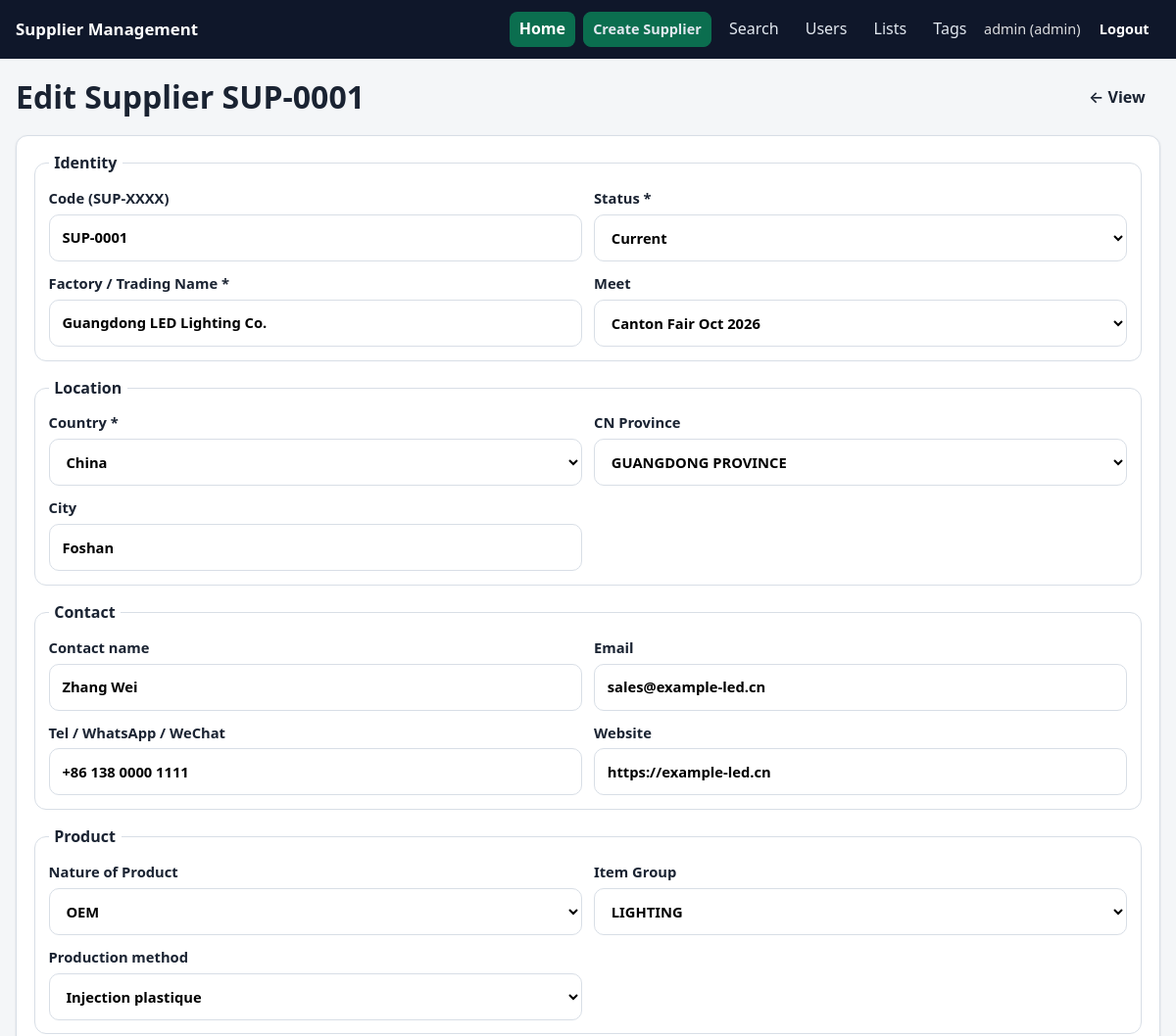
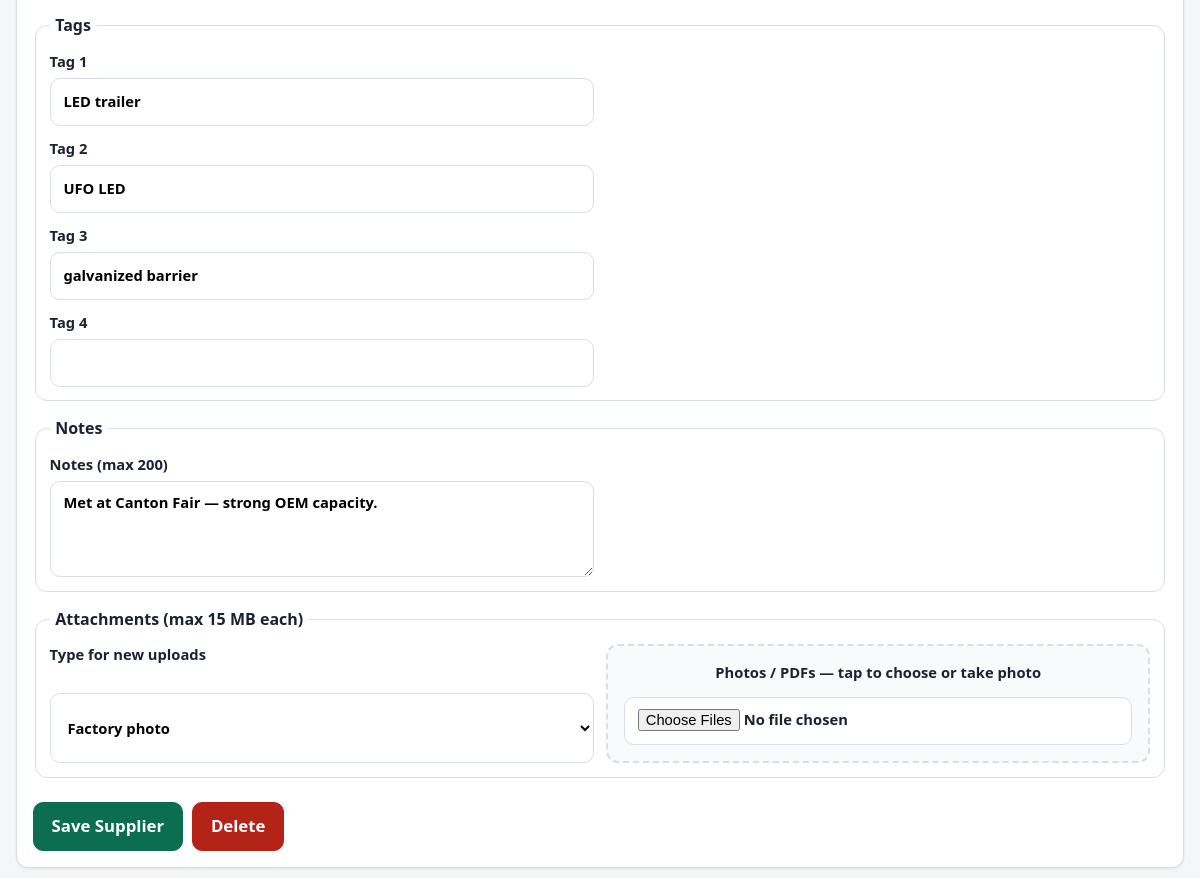
The page /suppliers/1/edit (signed in) on the database its author committed (2 pictures, top to bottom).
### tables this page shows
CREATE TABLE suppliers (
    id_supplier INTEGER PRIMARY KEY AUTOINCREMENT,
    short_code TEXT UNIQUE,
    status TEXT NOT NULL DEFAULT 'Current'
        CHECK(status IN ('Current', 'Prospect', 'Inactive')),
    meet TEXT,
    country TEXT NOT NULL,
    cn_province TEXT,
    city TEXT,
    factory_trading_name TEXT NOT NULL,
    website TEXT,
    contact_name TEXT,
    email TEXT,
    tel_whatsapp_wechat TEXT,
    nature_of_product TEXT,
    item_group_name TEXT,
    production_method TEXT,
    tag_1 TEXT,
    tag_2 TEXT,
    tag_3 TEXT,
    tag_4 TEXT,
    notes TEXT,
    created_at TEXT NOT NULL,
    updated_at TEXT NOT NULL,
    created_by INTEGER REFERENCES users(id),
    updated_by INTEGER REFERENCES users(id)
);

CREATE TABLE lookup_values (
    id INTEGER PRIMARY KEY AUTOINCREMENT,
    lookup_type TEXT NOT NULL,
    value TEXT NOT NULL,
    sort_order INTEGER NOT NULL DEFAULT 0,
    is_active INTEGER NOT NULL DEFAULT 1,
    UNIQUE(lookup_type, value)
);

### app/routers/suppliers.py (the view)
@router.get("/suppliers/{supplier_id}/edit")
def edit_supplier_form(request: Request, supplier_id: int):
    user = current_user(request)
    if not user:
        return login_redirect()
    with db_session() as conn:
        row = conn.execute("SELECT * FROM suppliers WHERE id_supplier = ?", (supplier_id,)).fetchone()
        if not row:
            flash(request, "Supplier not found.", "error")
            return RedirectResponse(url="/", status_code=303)
        lookups = lookups_by_type(conn)
        attachments = [
            dict(a)
            for a in conn.execute(
                "SELECT * FROM attachments WHERE supplier_id = ? ORDER BY uploaded_at",
                (supplier_id,),
            ).fetchall()
        ]
    return render(
        request,
        "supplier_form.html",
        _form_context("edit", dict(row), lookups, attachments, [], []),
    )

### app/templates/supplier_form.html (shortened to what this page needs)
{% extends "base.html" %}
{% block content %}
<div class="page-head">
  <h1>{% if mode == 'create' %}Create Supplier{% else %}Edit Supplier {{ supplier.short_code or ('#' ~ supplier.id_supplier) }}{% endif %}</h1>
  {% if mode == 'edit' %}
  <a href="/suppliers/{{ supplier.id_supplier }}" class="btn btn-ghost">← View</a>
  {% else %}
  <a href="/" class="btn btn-ghost">← Back</a>
  {% endif %}
</div>
<form method="post"
      action="{% if mode == 'create' %}/suppliers/new{% else %}/suppliers/{{ supplier.id_supplier }}/edit{% endif %}"
      enctype="multipart/form-data"
      class="card form-grid mobile-form"
      id="supplier-form">
  <fieldset>
    <legend>Identity</legend>
    <label>Code (SUP-XXXX)
      <input class="input-lg" name="short_code" value="{{ supplier.short_code or '' }}" placeholder="Auto if empty">
    </label>
    <label>Status *
      <select class="input-lg" name="status" required>
        {% for st in status_values %}
        <option value="{{ st }}" {% if supplier.status == st %}selected{% endif %}>{{ st }}</option>
        {% endfor %}
      </select>
    </label>
    <label>Factory / Trading Name *
      <input class="input-lg" name="factory_trading_name" value="{{ supplier.factory_trading_name or '' }}" required>
    </label>
    <label>Meet
      <select class="input-lg" name="meet">
        {% for v in lookups.meet %}
        <option value="{{ v }}" {% if supplier.meet == v %}selected{% endif %}>{{ v }}</option>
        {% endfor %}
      </select>
    </label>
  </fieldset>
  <fieldset>
    <legend>Location</legend>
    <label>Country *
      <select class="input-lg" name="country" id="field-country" required>
        {% for v in lookups.country %}
        <option value="{{ v }}" {% if (supplier.country or 'China') == v %}selected{% endif %}>{{ v }}</option>
        {% endfor %}
      </select>
    </label>
    <label>CN Province
      <select class="input-lg" name="cn_province" id="field-cn-province">
        {% for v in lookups.cn_province %}
        <option value="{{ v }}" {% if supplier.cn_province == v %}selected{% endif %}>{{ v }}</option>
        {% endfor %}
      </select>
    </label>
    <label>City
      <input class="input-lg" name="city" value="{{ supplier.city or '' }}">
    </label>
  </fieldset>
  <fieldset>
    <legend>Contact</legend>
    <label>Contact name
      <input class="input-lg" name="contact_name" value="{{ supplier.contact_name or '' }}">
    </label>
    <label>Email
      <input class="input-lg" type="email" name="email" value="{{ supplier.email or '' }}">
    </label>
    <label>Tel / WhatsApp / WeChat
      <input class="input-lg" name="tel_whatsapp_wechat" value="{{ supplier.tel_whatsapp_wechat or '' }}">
    </label>
    <label>Website
      <input class="input-lg" name="website" value="{{ supplier.website or '' }}">
    </label>
  </fieldset>
  <fieldset>
    <legend>Product</legend>
    <label>Nature of Product
      <select class="input-lg" name="nature_of_product" id="field-nature">
        {% for v in lookups.nature_of_product %}
        <option value="{{ v }}" {% if supplier.nature_of_product == v %}selected{% endif %}>{{ v }}</option>
        {% endfor %}
      </select>
    </label>
    <label>Item Group
      <select class="input-lg" name="item_group_name">
        {% for v in lookups.item_group_name %}
        <option value="{{ v }}" {% if supplier.item_group_name == v %}selected{% endif %}>{{ v }}</option>
        {% endfor %}
      </select>
    </label>
    <label>Production method
      <select class="input-lg" name="production_method" id="field-method">
        {% for v in lookups.production_method %}
        <option value="{{ v }}" {% if supplier.production_method == v %}selected{% endif %}>{{ v }}</option>
        {% endfor %}
      </select>
    </label>
  </fieldset>
  <fieldset>
    <legend>Tags</legend>
    {% for i in range(1,5) %}
    {% set field = 'tag_' ~ i %}
    <label>Tag {{ i }}
      <input class="input-lg tag-input" name="tag_{{ i }}" id="tag-input-{{ i }}"
             value="{{ supplier['tag_' ~ i] or '' }}" autocomplete="off" list="tag-suggestions-{{ i }}"
             data-tag-index="{{ i }}">
    </label>
    <div class="tag-resolve" id="tag-resolve-box-{{ i }}">
    </div>
    {% endfor %}
  </fieldset>
  <fieldset>
    <legend>Notes</legend>
    <label>Notes (max {{ notes_max_len }})
      <textarea class="input-lg" name="notes" maxlength="{{ notes_max_len }}" rows="3">{{ supplier.notes or '' }}</textarea>
    </label>
  </fieldset>
  <fieldset class="upload-block">
    <legend>Attachments (max {{ max_upload_mb }} MB each)</legend>
    <label>Type for new uploads
      <select class="input-lg" name="attachment_type">
        {% for key, label in attachment_types %}
        <option value="{{ key }}">{{ label }}</option>
        {% endfor %}
      </select>
    </label>
    <label class="file-drop">
      <span>Photos / PDFs — tap to choose or take photo</span>
      <input class="input-lg" type="file" name="files" multiple accept="image/*,.pdf,application/pdf" capture="environment">
    </label>
  </fieldset>
  <div class="form-actions">
    <button type="submit" class="btn btn-primary btn-lg">Save Supplier</button>
    {% if mode == 'edit' %}
    <button type="submit" formaction="/suppliers/{{ supplier.id_supplier }}/delete"
            class="btn btn-danger btn-lg"
            onclick="return confirm('Delete this supplier permanently?');">Delete</button>
    {% endif %}
  </div>
</form>
{% endblock %}

### app/static/style.css (style rules this page uses)
:root { --bg: #f4f6f8; --card: #fff; --text: #1a2332; --muted: #5b6b7c; --primary: #0b6e4f; --primary-hover: #095c42; --danger: #b42318; --warn: #b54708; --border: #d8dee6; --radius: 12px; --shadow: 0 1px 3px rgba(16, 24, 40, 0.08); --touch: 48px; font-family: "Segoe UI", system-ui, -apple-system, sans-serif; }
* { box-sizing: border-box; }
body { margin: 0; background: var(--bg); color: var(--text); line-height: 1.45; }
a { color: var(--primary); text-decoration: none; }
.page-head { display: flex; flex-wrap: wrap; gap: 0.75rem; align-items: center; justify-content: space-between; margin-bottom: 1rem; }
.page-head h1, .page-head h2 { margin: 0; }
.card { background: var(--card); border: 1px solid var(--border); border-radius: var(--radius); padding: 1rem; box-shadow: var(--shadow); margin-bottom: 1rem; }
label { display: grid; gap: 0.35rem; font-weight: 600; font-size: 0.92rem; }
input, select, textarea, button { font: inherit; }
.input-lg, select.input-lg, textarea.input-lg { min-height: var(--touch); padding: 0.65rem 0.8rem; border: 1px solid var(--border); border-radius: 10px; background: #fff; width: 100%; }
textarea.input-lg { min-height: 96px; }
.btn { display: inline-flex; align-items: center; justify-content: center; gap: 0.35rem; min-height: 40px; padding: 0.45rem 0.9rem; border-radius: 10px; border: 1px solid var(--border); background: #fff; color: var(--text); cursor: pointer; text-decoration: none; font-weight: 600; }
.btn-primary { background: var(--primary); border-color: var(--primary); color: #fff; }
.btn-danger { background: var(--danger); border-color: var(--danger); color: #fff; }
.btn-ghost { background: transparent; border-color: transparent; color: inherit; }
.btn-lg { min-height: var(--touch); padding: 0.7rem 1.1rem; font-size: 1.05rem; width: 100%; }
.form-actions { display: grid; gap: 0.6rem; margin-top: 0.5rem; }
@media (min-width: 640px) { .btn-lg { width: auto; } }
@media (min-width: 640px) { .form-actions { display: flex; flex-wrap: wrap; } }
.form-grid { display: grid; gap: 1rem; }
.form-grid fieldset { border: 1px solid var(--border); border-radius: 12px; padding: 0.85rem; display: grid; gap: 0.75rem; }
.form-grid legend { font-weight: 700; padding: 0 0.35rem; }
@media (min-width: 720px) { .form-grid fieldset { grid-template-columns: 1fr 1fr; } }
@media (min-width: 720px) { .form-grid fieldset label:last-child:nth-child(even) { grid-column: span 1; } }
@media (min-width: 720px) { .upload-block, .form-grid fieldset label[for], .form-actions { grid-column: 1 / -1; } }
@media (min-width: 720px) { .form-grid fieldset { grid-column: 1 / -1; } }
.mobile-form .file-drop { border: 2px dashed var(--border); border-radius: 12px; padding: 1rem; text-align: center; background: #f8fafc; min-height: 88px; align-content: center; }
.mobile-form .file-drop input[type=file] { margin-top: 0.5rem; }

### rows shown on the page
suppliers: short_code "SUP-0001", status "Current", factory_trading_name "Guangdong LED Lighting Co.", meet "Canton Fair Oct 2026", country "China", cn_province "GUANGDONG PROVINCE", city "Foshan", contact_name "Zhang Wei", email "sales@example-led.cn", tel_whatsapp_wechat "+86 138 0000 1111", website "https://example-led.cn", nature_of_product "OEM", item_group_name "LIGHTING", production_method "Injection plastique", tag_1 "LED trailer" "UFO LED" "galvanized barrier", notes "Met at Canton Fair — strong OEM capacity."

### other values the page prints
{{ user.username }} "admin"
{{ user.role }} "admin"
{{ i }} "1" "2" "3" "4"
{{ notes_max_len }} "200"
{{ max_upload_mb }} "15"
form field attachment_type "Factory photo"
